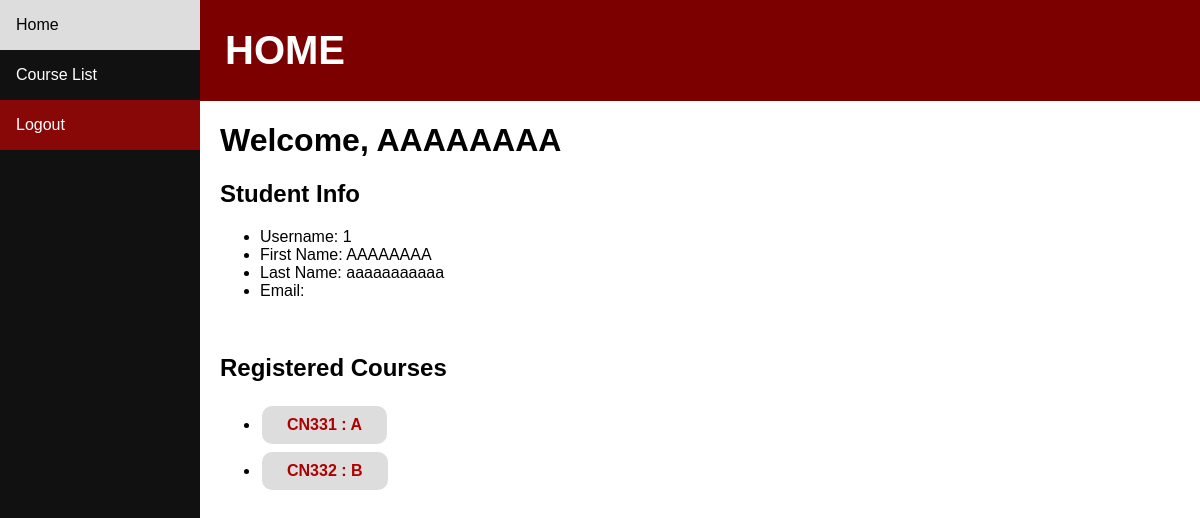
Screenshot of / (signed in) with the database file from the repository.
### students/models.py (models this page shows, shortened)
class Course(models.Model):
    code = models.CharField(max_length=5)
    course_name = models.CharField(max_length=64)
    semester = models.PositiveSmallIntegerField(choices=((1,1), (2,2), (3,3)))
    year = models.PositiveSmallIntegerField()
    seat = models.PositiveSmallIntegerField()
    status = models.CharField(max_length=5, choices=(("OPEN", "Open"), ("CLOSE", "Close")))

### students/views.py (the view)
# urls.py: path('', views.index, name='index'),
def index(request):
    if not request.user.is_authenticated:
        return HttpResponseRedirect(reverse('login'))
    if not request.user.is_superuser :
        profile = Profile.objects.get(user=request.user)
        return render(request, 'students/index.html', {
            'profile' : profile,
            'courses' : profile.courses.all(),
            'non_courses' : Course.objects.exclude(id__in=profile.courses.all())
                            .exclude(status="CLOSE").all()
        })
    else :
        return render(request, 'students/index2.html')

### students/templates/students/index.html
{% extends 'students/layout.html' %}
{% block header %}
    <h1>HOME</h1>
{% endblock %}
{% block body %}
<h1>Welcome, {{ request.user.first_name }}</h1>
<h2>Student Info</h2>
<ul>
    <li>Username: {{ request.user.username }}</li>
    <li>First Name: {{ request.user.first_name }}</li>
    <li>Last Name: {{ request.user.last_name }}</li>
    <li>Email: {{ request.user.email }}</li>
</ul>
<br>
<h2>Registered Courses</h2>
<ul>
{% for course in courses %}
    <li><a href="{% url 'course_info' course.code %}" class="button">{{ course.code }} : {{ course.course_name }}</a></li>
    {% empty %}
    <li>No course</li>
{% endfor %}
</ul>
{% endblock %}

### students/templates/students/layout.html (style rules this page uses)
* { box-sizing: border-box; }
body { margin: 0; font-family: Arial, Helvetica, sans-serif; }
.button { background-color: #ddd; border-radius: 10px; color: rgba(175,0,0,1); padding: 10px 25px; text-align: center; text-decoration: none; display: inline-block; font-size: 16px; font-weight: bold; margin: 4px 2px; cursor: pointer; }

### rows the page displays
Course: code "CN331", course_name "A"
Course: code "CN332", course_name "B"

### other values shown
{{ request.user.first_name }} "AAAAAAAA"
{{ request.user.username }} "1"
{{ request.user.last_name }} "aaaaaaaaaaa"
